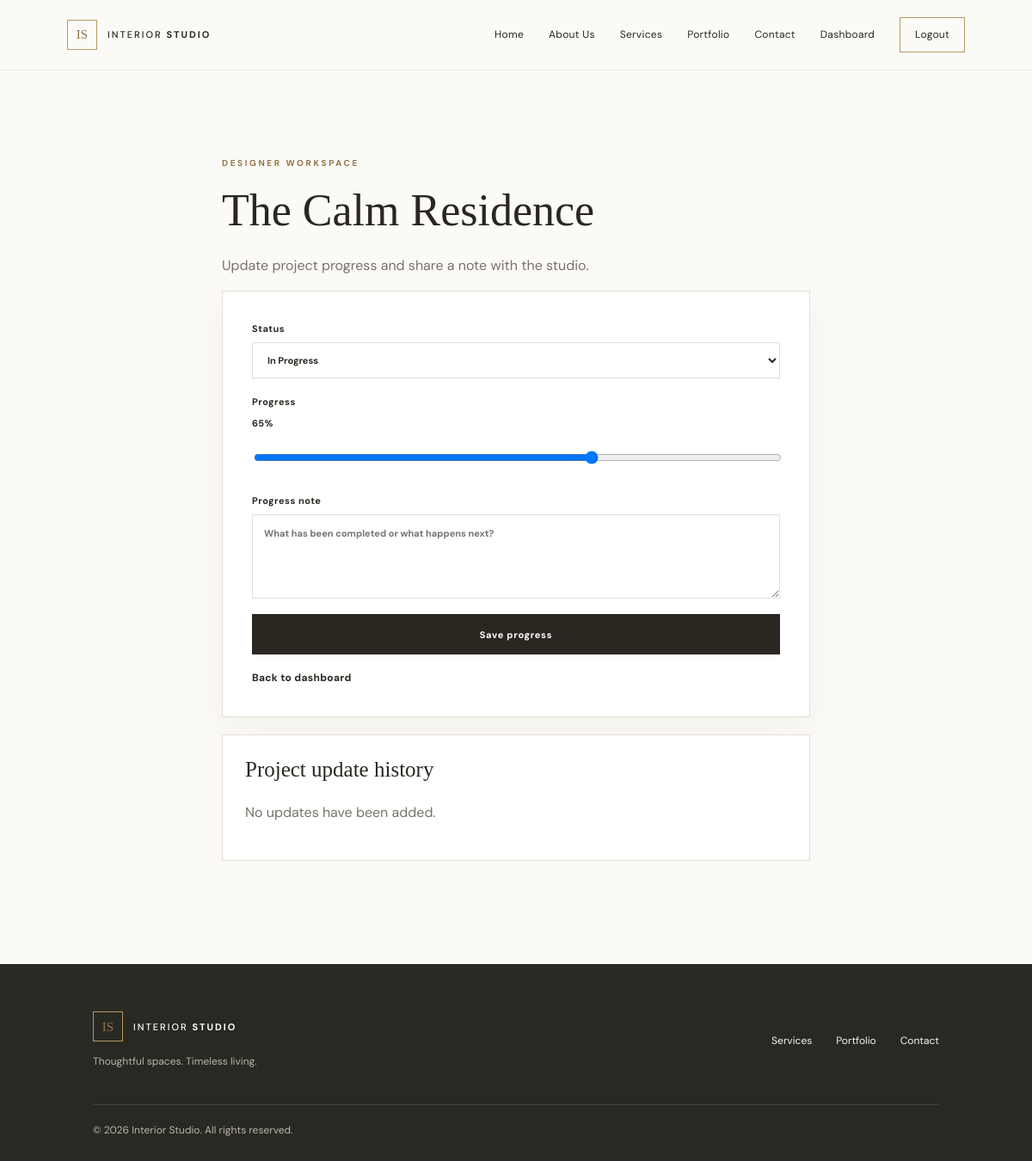
/designer/project.php?id=1 (signed in), run on the app's committed database.
### tables this page shows
CREATE TABLE projects (
    id INT UNSIGNED AUTO_INCREMENT PRIMARY KEY,
    title VARCHAR(180) NOT NULL,
    description TEXT NOT NULL,
    location VARCHAR(180) NULL,
    category_id INT UNSIGNED NULL,
    client_id INT UNSIGNED NULL,
    designer_id INT UNSIGNED NULL,
    status ENUM('Planning','In Progress','On Hold','Completed') NOT NULL DEFAULT 'Planning',
    progress TINYINT UNSIGNED NOT NULL DEFAULT 0,
    is_published TINYINT(1) NOT NULL DEFAULT 1,
    image VARCHAR(255) NULL,
    created_at TIMESTAMP DEFAULT CURRENT_TIMESTAMP,
    updated_at TIMESTAMP DEFAULT CURRENT_TIMESTAMP ON UPDATE CURRENT_TIMESTAMP,
    CONSTRAINT fk_project_category FOREIGN KEY (category_id) REFERENCES categories(id) ON DELETE SET NULL,
    CONSTRAINT fk_project_client FOREIGN KEY (client_id) REFERENCES users(id) ON DELETE SET NULL,
    CONSTRAINT fk_project_designer FOREIGN KEY (designer_id) REFERENCES users(id) ON DELETE SET NULL
);

### config/config.php (called while the page is built, shortened)
<?php
function db(): PDO {
    static $pdo = null;
    if ($pdo === null) {
        $dsn = 'mysql:host=' . DB_HOST . ';dbname=' . DB_NAME . ';charset=utf8mb4';
        $pdo = new PDO($dsn, DB_USER, DB_PASS, [
            PDO::ATTR_ERRMODE => PDO::ERRMODE_EXCEPTION,
            PDO::ATTR_DEFAULT_FETCH_MODE => PDO::FETCH_ASSOC,
        ]);
    }
    return $pdo;
}

### includes/functions.php (called while the page is built, shortened)
<?php
require_once __DIR__ . '/../config/config.php';
function e(?string $value): string {
    return htmlspecialchars($value ?? '', ENT_QUOTES, 'UTF-8');
}

### designer/project.php (the view, shortened to what this page needs)
<?php
require_once '../includes/functions.php';
$id = (int)($_GET['id'] ?? 0);
$stmt = db()->prepare("SELECT * FROM projects WHERE id=? AND designer_id=?");
$stmt->execute([$id,current_user()['id']]); $project = $stmt->fetch();
$errors = [];
$updates = db()->prepare("SELECT pu.*,u.name FROM project_updates pu JOIN users u ON u.id=pu.user_id WHERE pu.project_id=? ORDER BY pu.created_at DESC");
$updates->execute([$id]); $updates = $updates->fetchAll();
include '../includes/header.php';
?>
<section class="section narrow-section"><p class="eyebrow">DESIGNER WORKSPACE</p><h1><?= e($project['title']) ?></h1><p class="muted">Update project progress and share a note with the studio.</p>
<form class="form-card" method="post"><?php foreach ($errors as $error): ?><p class="form-error"><?= e($error) ?></p><?php endforeach; ?><input type="hidden" name="csrf_token" value="<?= e(csrf_token()) ?>">
<label>Status<select name="status"><?php foreach (['Planning','In Progress','On Hold','Completed'] as $s): ?><option <?= $project['status']===$s?'selected':'' ?>><?= $s ?></option><?php endforeach; ?></select></label>
<label>Progress <strong id="progress-value"><?= (int)$project['progress'] ?>%</strong><input type="range" name="progress" min="0" max="100" value="<?= (int)$project['progress'] ?>" data-progress></label>
<label>Progress note<textarea name="note" rows="4" placeholder="What has been completed or what happens next?"></textarea></label><button class="btn btn-dark">Save progress</button><a class="text-link" href="../dashboard.php">Back to dashboard</a></form>
<div class="dashboard-panel"><h2>Project update history</h2><?php if (!$updates): ?><p class="muted">No updates have been added.</p><?php endif; ?></div></section>
<?php include '../includes/footer.php'; ?>

### assets/css/style.css (style rules this page uses)
:root { --ink: #292720; --muted: #77736a; --cream: #f5f1e9; --paper: #fbfaf7; --sand: #e8dfd0; --gold: #b89a62; --gold-dark: #927545; --line: #e5dfd4; --serif: "Playfair Display", Georgia, serif; --sans: "DM Sans", Arial, sans-serif; }
* { box-sizing: border-box; }
html { scroll-behavior: smooth; }
body { margin: 0; background: var(--paper); color: var(--ink); font-family: var(--sans); line-height: 1.65; }
a { color: inherit; text-decoration: none; }
button, input, select, textarea { font: inherit; }
.eyebrow, .section-kicker { font-size: 10px; letter-spacing: 2.6px; font-weight: 700; color: var(--gold-dark); }
h1, h2, h3, p { margin-top: 0; }
h1, h2 { font-family: var(--serif); font-weight: 500; line-height: 1.12; }
h1 { font-size: clamp(43px, 6.1vw, 78px); margin: 17px 0 22px; }
h2 { font-size: clamp(34px, 4vw, 51px); margin-bottom: 23px; }
.btn { border: 0; display: inline-flex; align-items: center; justify-content: center; padding: 13px 22px; min-height: 47px; cursor: pointer; font-size: 11px; letter-spacing: .7px; font-weight: 700; transition: background .2s, transform .2s; }
.btn-dark { background: var(--ink); color: white; }
.text-link { display: inline-block; font-size: 12px; font-weight: 700; letter-spacing: .3px; }
.section { padding: 100px 9%; }
.filter-bar input, .filter-bar select, .form-card input, .form-card select, .form-card textarea, .inline-add input, .inline-form select { width: 100%; border: 1px solid var(--line); background: #fff; padding: 12px 13px; color: var(--ink); outline: none; border-radius: 0; }
.form-card { padding: 34px; background: white; border: 1px solid var(--line); box-shadow: 0 15px 45px rgba(42,37,27,.04); display: grid; gap: 18px; }
.form-card label { display: grid; gap: 7px; font-size: 11px; letter-spacing: .5px; font-weight: 700; }
.form-card textarea { resize: vertical; }
.narrow-section { max-width: 900px; margin: auto; }
.narrow-section > h1 { font-size: 52px; }
.muted { color: var(--muted); }
.dashboard-panel { background: white; border: 1px solid var(--line); padding: 26px; margin: 20px 0; }
.dashboard-panel h2 { font-size: 25px; }

### data on the page
projects: title "The Calm Residence", status "In Progress", progress "65"
